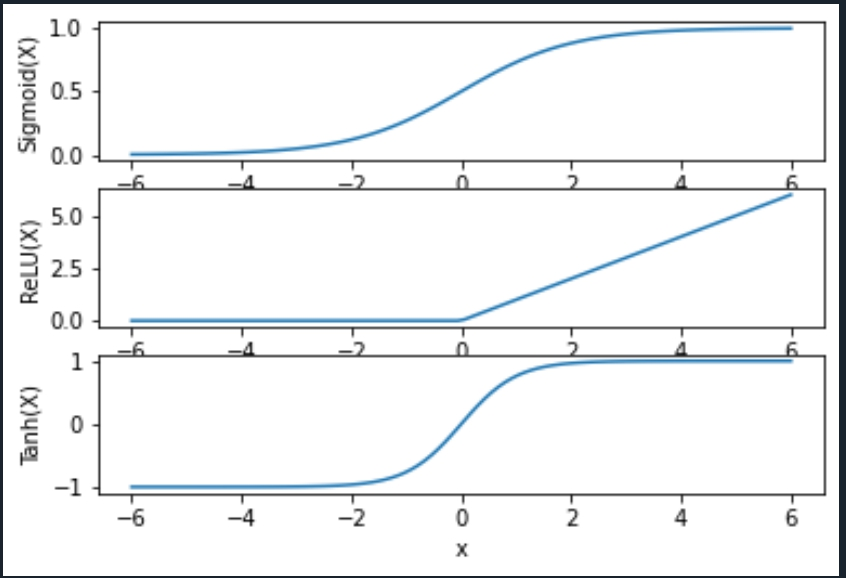

Recreate this plot in Python.
# -*- coding: utf-8 -*-
"""
Created on Wed Nov 18 14:20:53 2020

@author: danny
"""

import matplotlib.pyplot as plt 
import numpy as np 
  
x = np.linspace(-6, 6, 100) 
S = 1/(1 + np.exp(-x)) 
R=[]
for num in x:
    if(num>0):
        R.append(num)
    else:
        R.append(0)
R=np.array(R)
T=np.tanh(x)
plt.subplot(3,1,1)
plt.plot(x, S) 
plt.xlabel("x") 
plt.ylabel("Sigmoid(X)") 

plt.subplot(3,1,2)
plt.plot(x, R) 
plt.xlabel("x") 
plt.ylabel("ReLU(X)") 

plt.subplot(3,1,3)
plt.plot(x, T) 
plt.xlabel("x") 
plt.ylabel("Tanh(X)") 
plt.show() 
